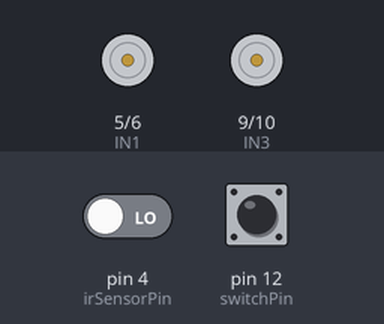
Recording of a sketch running on a simulated Arduino Uno, built with avr-gcc and run on an emulated ATmega328P. Shown: motor-driver pin pairs drawn as motors (green arrow = first pin HIGH = forward, orange = second pin HIGH = backward, longer = more drive, scaled by the enable pin). The test bench sets the inputs (shaded band); at power-on: pin 12 (switchPin) HIGH, pin 4 (irSensorPin) LOW.

Above: at 1.2 s.
1.3 s: pin 12 (switchPin) pulled LOW for 0.15 s
At 1.7 s:
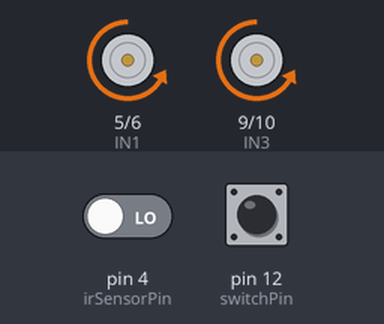
3.8 s: pin 12 (switchPin) pulled LOW for 3.2 s
At 4.7 s:
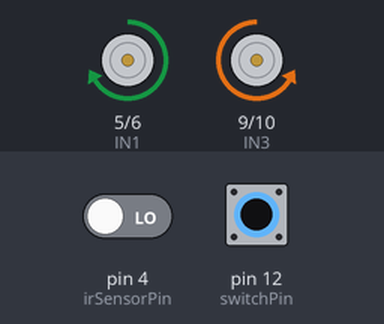
Timing chart, 0 to 9.3 s (numbered marks = the images above; inputs shaded):
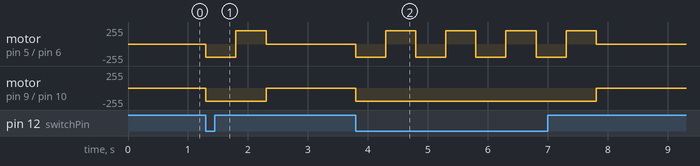

Measured:
- after the input at 1.3 s, motor on pin 5 (IN1) / pin 6 (IN2): stopped → backward 200/255 at once, → forward 200/255 0.50 s later, → stopped 0.50 s later; motor on pin 9 (IN3) / pin 10 (IN4): stopped → backward 200/255 at once, → stopped 1.0 s later
- after the input at 3.8 s, motor on pin 5 (IN1) / pin 6 (IN2): stopped → backward 200/255 at once, then repeats every 1.0 s: forward 200/255 0.50 s, backward 200/255 0.50 s, until it stays stopped from 7.8 s; motor on pin 9 (IN3) / pin 10 (IN4): stopped → backward 200/255 at once, → stopped 4.0 s later

The sketch:

Sumo_Robot_Competition.ino
```cpp
// Pin definitions
// Motor driver pins
const int ENA = 11;  // PWM left motor
const int IN1 = 5;
const int IN2 = 6;
const int ENB = 3;   // PWM right motor
const int IN3 = 9;
const int IN4 = 10;

// Ultrasonic sensor pins
const int trigPin = 7;
const int echoPin = 8;

// IR sensor pin
const int irSensorPin = 4;

// Switch pin
const int switchPin = 12;

// Variables
long duration;
int distance;
bool robotActive = false;

void setup() {
  // Motor pins as output
  pinMode(ENA, OUTPUT);
  pinMode(IN1, OUTPUT);
  pinMode(IN2, OUTPUT);
  pinMode(ENB, OUTPUT);
  pinMode(IN3, OUTPUT);
  pinMode(IN4, OUTPUT);

  // Ultrasonic sensor pins
  pinMode(trigPin, OUTPUT);
  pinMode(echoPin, INPUT);

  // IR sensor input
  pinMode(irSensorPin, INPUT);

  // Switch input with pullup resistor
  pinMode(switchPin, INPUT_PULLUP);

  Serial.begin(9600);
  stopMotors();
}

void loop() {
  // Read switch - active LOW when pressed
  if (digitalRead(switchPin) == LOW) {
    robotActive = true;
  } else {
    robotActive = false;
    stopMotors();
    return;
  }

  if (!robotActive) {
    stopMotors();
    return;
  }

  // Check edge with IR sensor - if detected edge, reverse and turn
  if (digitalRead(irSensorPin) == LOW) {  // Assuming LOW means edge detected
    reverse();
    delay(500);
    turnRight();
    delay(500);
    return;
  }

  // Read ultrasonic sensor distance
  distance = readUltrasonicDistance();

  if (distance > 0 && distance < 30) {
    // Opponent detected within 30 cm, move forward aggressively
    moveForward(255);
  } else {
    // No opponent detected, rotate to search
    rotateRight(200);
  }
}

int readUltrasonicDistance() {
  // Send trig pulse
  digitalWrite(trigPin, LOW);
  delayMicroseconds(2);
  digitalWrite(trigPin, HIGH);
  delayMicroseconds(10);
  digitalWrite(trigPin, LOW);

  // Read echo pulse duration
  duration = pulseIn(echoPin, HIGH, 30000); // timeout 30ms

  // Calculate distance in cm
  int dist = duration * 0.034 / 2;
  if (dist == 0) return -1; // no echo received
  return dist;
}

// Motor control functions
void moveForward(int speed) {
  analogWrite(ENA, speed);
  digitalWrite(IN1, HIGH);
  digitalWrite(IN2, LOW);

  analogWrite(ENB, speed);
  digitalWrite(IN3, HIGH);
  digitalWrite(IN4, LOW);
}

void reverse() {
  analogWrite(ENA, 200);
  digitalWrite(IN1, LOW);
  digitalWrite(IN2, HIGH);

  analogWrite(ENB, 200);
  digitalWrite(IN3, LOW);
  digitalWrite(IN4, HIGH);
}

void turnRight() {
  analogWrite(ENA, 200);
  digitalWrite(IN1, HIGH);
  digitalWrite(IN2, LOW);

  analogWrite(ENB, 200);
  digitalWrite(IN3, LOW);
  digitalWrite(IN4, HIGH);
}

void rotateRight(int speed) {
  analogWrite(ENA, speed);
  digitalWrite(IN1, HIGH);
  digitalWrite(IN2, LOW);

  analogWrite(ENB, speed);
  digitalWrite(IN3, LOW);
  digitalWrite(IN4, HIGH);
}

void stopMotors() {
  analogWrite(ENA, 0);
  analogWrite(ENB, 0);
  digitalWrite(IN1, LOW);
  digitalWrite(IN2, LOW);
  digitalWrite(IN3, LOW);
  digitalWrite(IN4, LOW);
}
```
